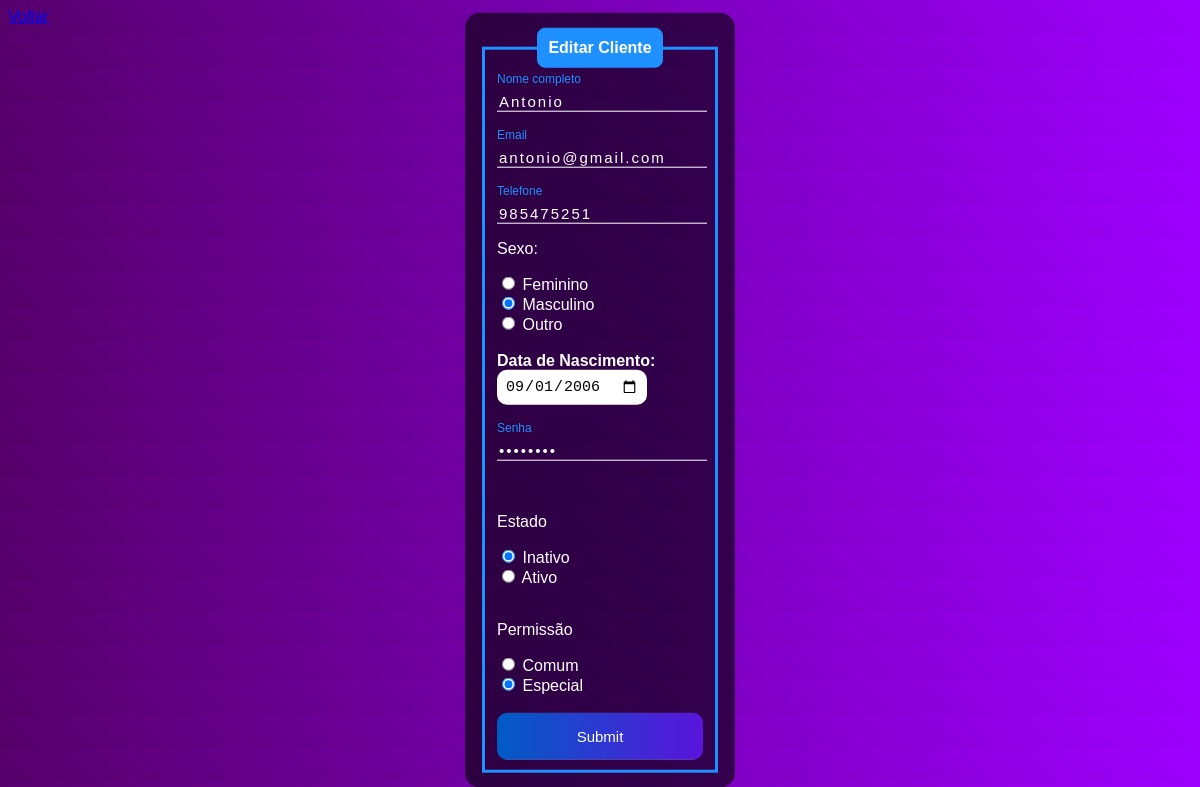
/edit.php?idnew_table=27, run on the app's committed database.
### tables this page shows
CREATE TABLE `new_table` (
  `idnew_table` int(11) NOT NULL,
  `nome` varchar(45) NOT NULL,
  `email` varchar(145) NOT NULL,
  `telefone` varchar(25) NOT NULL,
  `data_nasc` date NOT NULL,
  `sexo` varchar(15) NOT NULL,
  `senha` varchar(45) NOT NULL,
  `permission` varchar(45) NOT NULL,
  `estado` varchar(50) DEFAULT NULL
);

### edit.php (the view, shortened to what this page needs)
<?php
include_once('config.php');
if (!empty($_GET['idnew_table'])) {
    $id = $_GET['idnew_table'];
    $sqlSelect = "SELECT * FROM new_table WHERE idnew_table=$id";
    $result = $conexao->query($sqlSelect);
    if ($result->num_rows > 0) {
        while ($user_data = mysqli_fetch_assoc($result)) {
            $nome = $user_data['nome'];
            $senha = $user_data['senha'];
            $email = $user_data['email'];
            $telefone = $user_data['telefone'];
            $sexo = $user_data['sexo'];
            $data_nasc = $user_data['data_nasc'];
            $permission = $user_data['permission'];
            $estado = $user_data['estado'];
        }
    } else {
        header('Location: sistema.php');
        exit;
    }
} else {
    header('Location: sistema.php');
    exit;
}
?>
<!DOCTYPE html>
<html lang="pt-br">
<head>
</head>
<body>
    <a href="sistema.php">Voltar</a>
    <div class="box">
        <form action="saveedit.php" method="POST">
            <fieldset>
                <legend><b>Editar Cliente</b></legend>
                <br>
                <div class="inputBox">
                    <input type="text" name="nome" id="nome" class="inputUser" value="<?php echo $nome; ?>" required>
                    <label for="nome" class="labelInput">Nome completo</label>
                </div>
                <br><br>
                <div class="inputBox">
                    <input type="email" name="email" id="email" class="inputUser" value="<?php echo $email; ?>" required>
                    <label for="email" class="labelInput">Email</label>
                </div>
                <br><br>
                <div class="inputBox">
                    <input type="text" name="telefone" id="telefone" class="inputUser" value="<?php echo $telefone; ?>" required>
                    <label for="telefone" class="labelInput">Telefone</label>
                </div>
                <p>Sexo:</p>
                <input type="radio" id="feminino" name="genero" value="feminino" <?php echo ($sexo == 'feminino') ? 'checked' : ''; ?> required>
                <label for="feminino">Feminino</label>
                <br>
                <input type="radio" id="masculino" name="genero" value="masculino" <?php echo ($sexo == 'masculino') ? 'checked' : ''; ?> required>
                <label for="masculino">Masculino</label>
                <br>
                <input type="radio" id="outro" name="genero" value="outro" <?php echo ($sexo == 'outro') ? 'checked' : ''; ?> required>
                <label for="outro">Outro</label>
                <br><br>
                <label for="data_nascimento"><b>Data de Nascimento:</b></label>
                <input type="date" name="data_nascimento" id="data_nascimento" value="<?php echo $data_nasc; ?>" required>
                <br><br><br>
                <div class="inputBox">
                    <input type="password" name="senha" id="senha" class="inputUser" value="<?php echo $senha; ?>" required>
                    <label for="senha" class="labelInput">Senha</label>
                </div>
                <br><br>
                <p>Estado</p>
                <input type="radio" id="inativo" name="estado" value="inativo" <?php echo ($estado == 'inativo') ? 'checked' : ''; ?> required>
                <label for="inativo">Inativo</label>
                <br>
                <input type="radio" id="ativo" name="estado" value="ativo" <?php echo ($estado == 'ativo') ? 'checked' : ''; ?> required>
                <label for="ativo">Ativo</label>
                <br><br>
                <p>Permissão</p>
                <input type="radio" id="comum" name="permission" value="comum" <?php echo ($permission == 'comum') ? 'checked' : ''; ?> required>
                <label for="comum">Comum</label>
                <br>
                <input type="radio" id="especial" name="permission" value="especial" <?php echo ($permission == 'especial') ? 'checked' : ''; ?> required>
                <label for="especial">Especial</label>
                <br><br>
                <input type="submit" name="update" id="submit">
            </fieldset>
        </form>
    </div>
</body>
</html>

### edit.php (style rules this page uses)
body { font-family: Arial, Helvetica, sans-serif; background-image: linear-gradient(45deg, rgb(85, 0, 105), rgb(157, 0, 255)); }
.box { color: white; position: absolute; top: 50%; left: 50%; transform: translate(-50%, -50%); background-color: rgba(0, 0, 0, 0.6); padding: 15px; border-radius: 15px; width: 20%; }
fieldset { border: 3px solid dodgerblue; }
legend { border: 1px solid dodgerblue; padding: 10px; text-align: center; background-color: dodgerblue; border-radius: 8px; }
.inputBox { position: relative; }
.inputUser { background: none; border: none; border-bottom: 1px solid white; outline: none; color: white; font-size: 15px; width: 100%; letter-spacing: 2px; }
.labelInput { position: absolute; top: 0px; left: 0px; pointer-events: none; transition: .5s; }
.inputUser:focus ~ .labelInput, .inputUser:valid ~ .labelInput { top: -20px; font-size: 12px; color: dodgerblue; }
#data_nascimento { border: none; padding: 8px; border-radius: 10px; outline: none; font-size: 15px; }
#submit { background-image: linear-gradient(to right, rgb(0, 92, 197), rgb(90, 20, 220)); width: 100%; border: none; padding: 15px; color: white; font-size: 15px; cursor: pointer; border-radius: 10px; }

### data on the page
new_table: nome "Antonio", email "antonio@gmail.com", telefone "985475251", sexo "☐ Feminino", sexo "☑ Masculino", sexo "☐ Outro", data_nascimento "09/01/2006", estado "☑ Inativo", estado "☐ Ativo", permission "☐ Comum", permission "☑ Especial"
